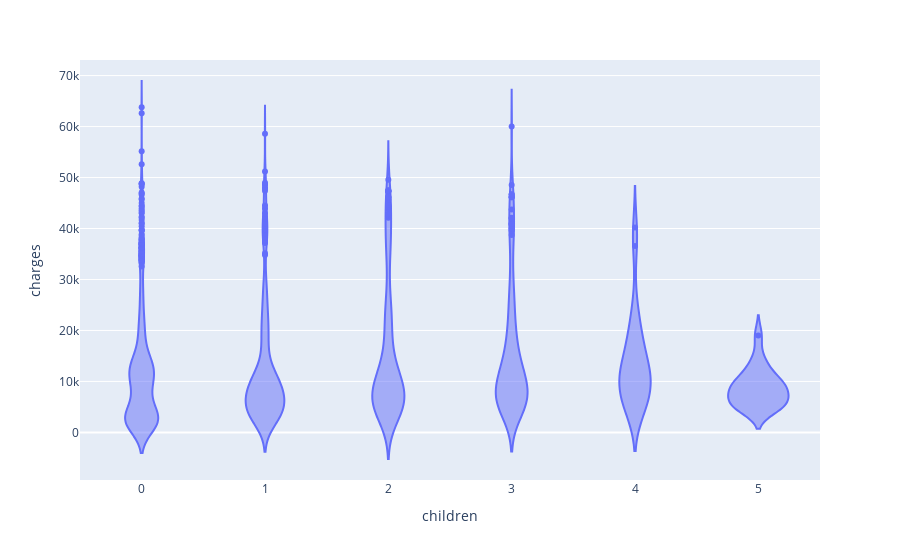

Source (notebook cell):
### Markdown cell above
### Children and charges

### Code cell
px.violin(medical_df, x='children',y='charges')

### Figure 1 — Plotly figure (JSON) as saved in the notebook; plotly's stock layout.template omitted (floating-point values rounded to 4 significant figures; data arrays with more than 128 entries replaced by an {"elided": "..."} marker saying what was removed)
{"data": [{"alignmentgroup": "True", "box": {"visible": false}, "hovertemplate": "children=%{x}<br>charges=%{y}<extra></extra>", "legendgroup": "", "marker": {"color": "#636efa"}, "name": "", "offsetgroup": "", "orientation": "v", "scalegroup": "True", "showlegend": false, "type": "violin", "x": {"elided": "1338 int values"}, "x0": " ", "xaxis": "x", "y": {"elided": "1338 float values"}, "y0": " ", "yaxis": "y"}], "layout": {"legend": {"tracegroupgap": 0}, "margin": {"t": 60}, "violinmode": "group", "xaxis": {"anchor": "y", "domain": [0, 1], "title": {"text": "children"}}, "yaxis": {"anchor": "x", "domain": [0, 1], "title": {"text": "charges"}}}}
